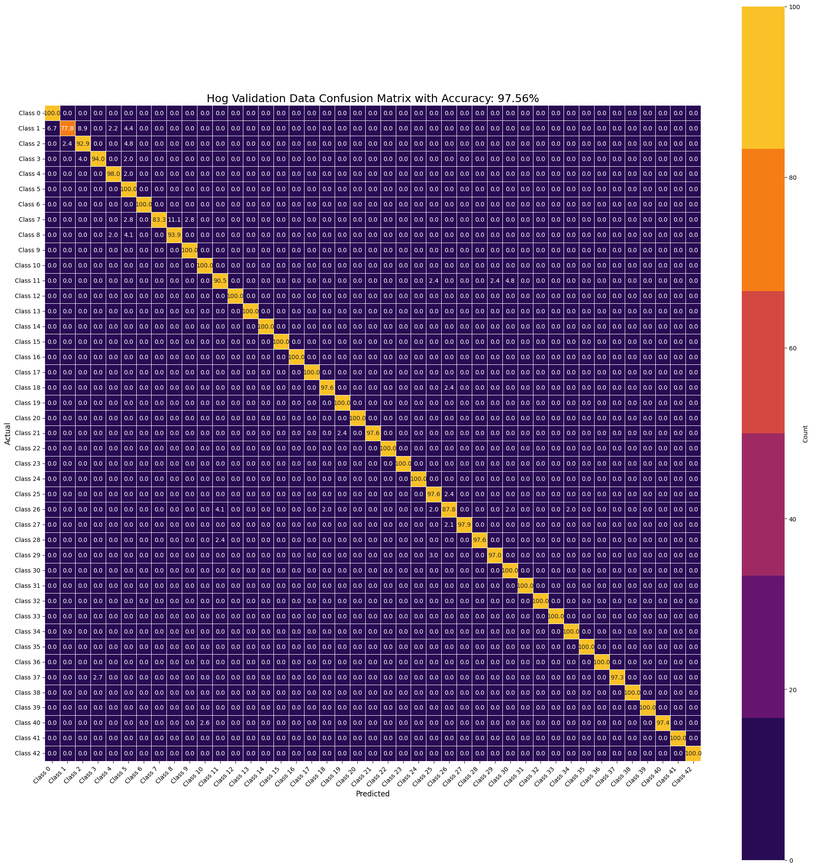
#> input picture images/Hog_SVC_confusion_matrix.png, 813 x 868 px, shrunk from 1861 x 1989 before the run
$ python -i create_feature_tools.py   (imports and definitions only)
#> lines starting #> are read from the running program, lines starting #| are printed output that depends on the picture
from io import BytesIO
from multiprocessing import Pool
from typing import Callable

import cv2
import numpy as np
import polars as pl
from skimage.feature import canny, hog, local_binary_pattern
from skimage.filters import farid, gaussian


# [95 lines left out: functions parallelize_dataframe, blur_image, edge_detection, convert_to_lab, create_local_binary_pattern, create_hog_features and 1 more, not called in this run]


def compute_hsv_histograms(image: np.array) -> np.array:
    """
    Compute the HSV histograms for the image. Convert image to 255 scale
    Change Color Space to HSV, return histograms and edges
    """
    image = (image * 255.0).astype(np.uint8)
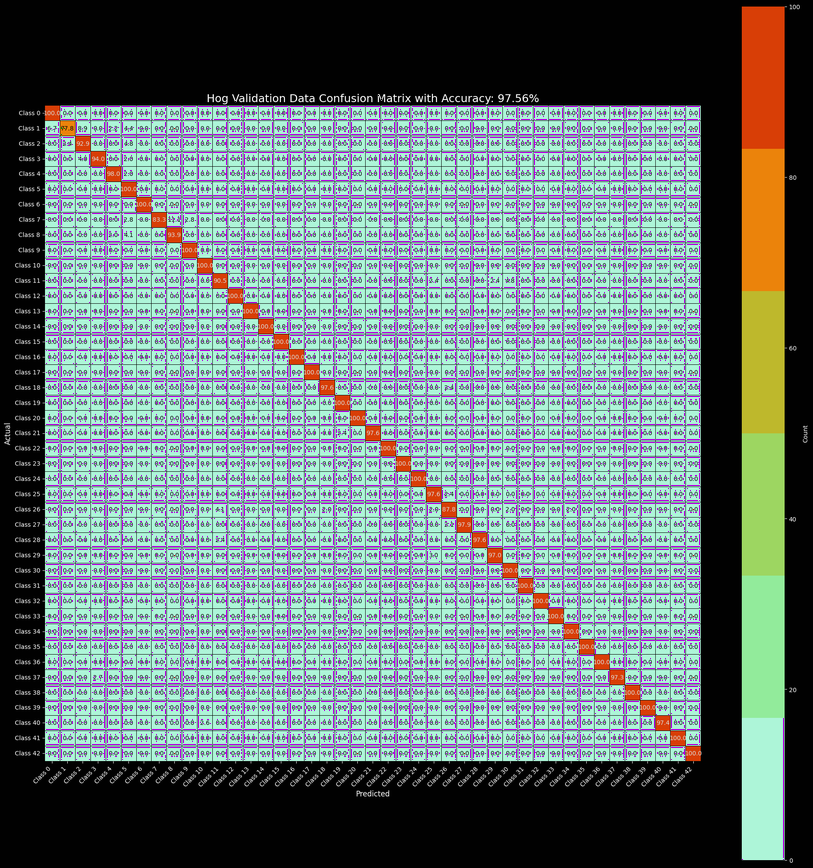
#> image: shape (868, 813, 3); mean of channels 0, 1, 2 121.7, 121.8, 106.5; drawn as B, G, R
    hsv_image = cv2.cvtColor(image, cv2.COLOR_RGB2HSV)
#> hsv_image: shape (868, 813, 3); mean H, S, V 40.4, 71.4, 144.2

    hue_hist, hue_edges = np.histogram(
        hsv_image[:, :, 0].astype(np.uint8).ravel(), bins=180, range=(0, 180)
    )
#> hue_hist = 180 values, max 343887 at index 42, min 0 at index 1, mean 3920.5; hue_edges = 181 values from 0 to 180

    sat_hist, sat_edges = np.histogram(
        hsv_image[:, :, 1].astype(np.uint8).ravel(), bins=256, range=(0, 256)
    )
#> sat_hist = 256 values, max 238604 at index 75, min 2 at index 131, mean 2756.6; sat_edges = 257 values from 0 to 256

    val_hist, val_edges = np.histogram(
        hsv_image[:, :, 2].astype(np.uint8).ravel(), bins=256, range=(0, 256)
    )
#> val_hist = 256 values, max 214986 at index 1, min 3 at index 0, mean 2756.6; val_edges = 257 values from 0 to 256
    return hue_hist, hue_edges, sat_hist, sat_edges, val_hist, val_edges


# [40 lines left out: functions convert_numpy_to_bytesio, compute_lbp_image_and_histogram, normalize_histogram, not called in this run]

>>> import cv2
>>> picture = cv2.cvtColor(cv2.imread('images/Hog_SVC_confusion_matrix.png'), cv2.COLOR_BGR2RGB)
>>> result = compute_hsv_histograms(picture)
#> result = 6 items

$ run again, on images/Hue_SVC_confusion_matrix.png
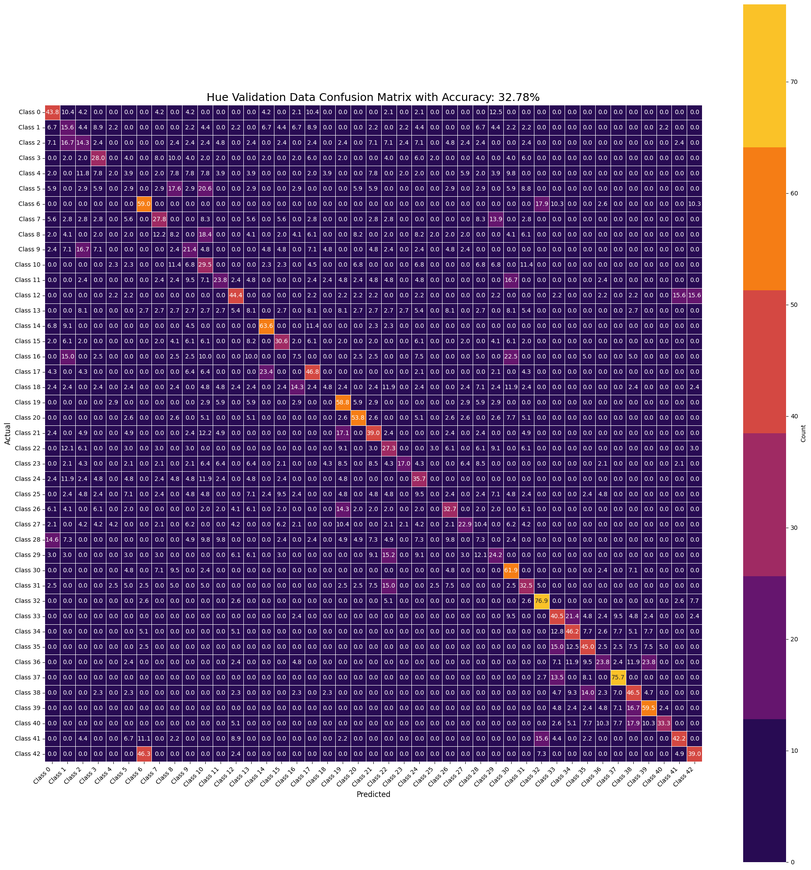
#> input picture images/Hue_SVC_confusion_matrix.png, 811 x 870 px, shrunk from 1853 x 1990 before the run
#> in compute_hsv_histograms, `image = (image * 255.0).astype(np.uint8)`:
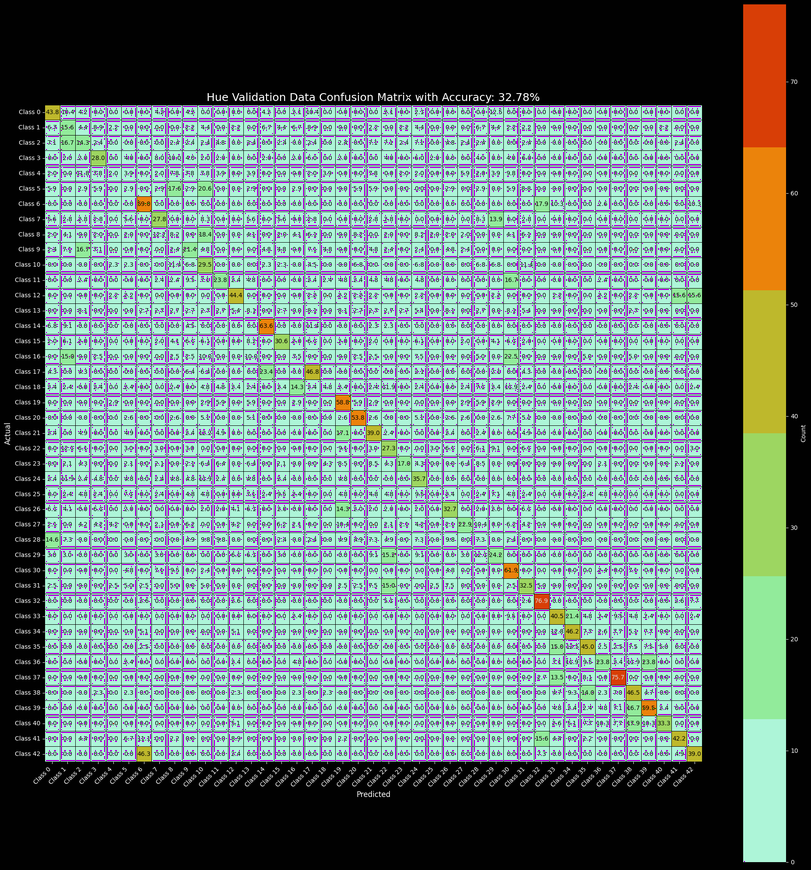
#> image: shape (870, 811, 3); mean of channels 0, 1, 2 122.6, 124.6, 106.1; drawn as B, G, R
#> hsv_image: shape (870, 811, 3); mean H, S, V 39.6, 70.1, 144.6
#> hue_hist = 180 values, max 343885 at index 42, min 0 at index 1, mean 3919.8; hue_edges = 181 values from 0 to 180
#> sat_hist = 256 values, max 242918 at index 75, min 0 at index 1, mean 2756.1; sat_edges = 257 values from 0 to 256
#> val_hist = 256 values, max 213069 at index 1, min 3 at index 0, mean 2756.1; val_edges = 257 values from 0 to 256
#> result = 6 items
